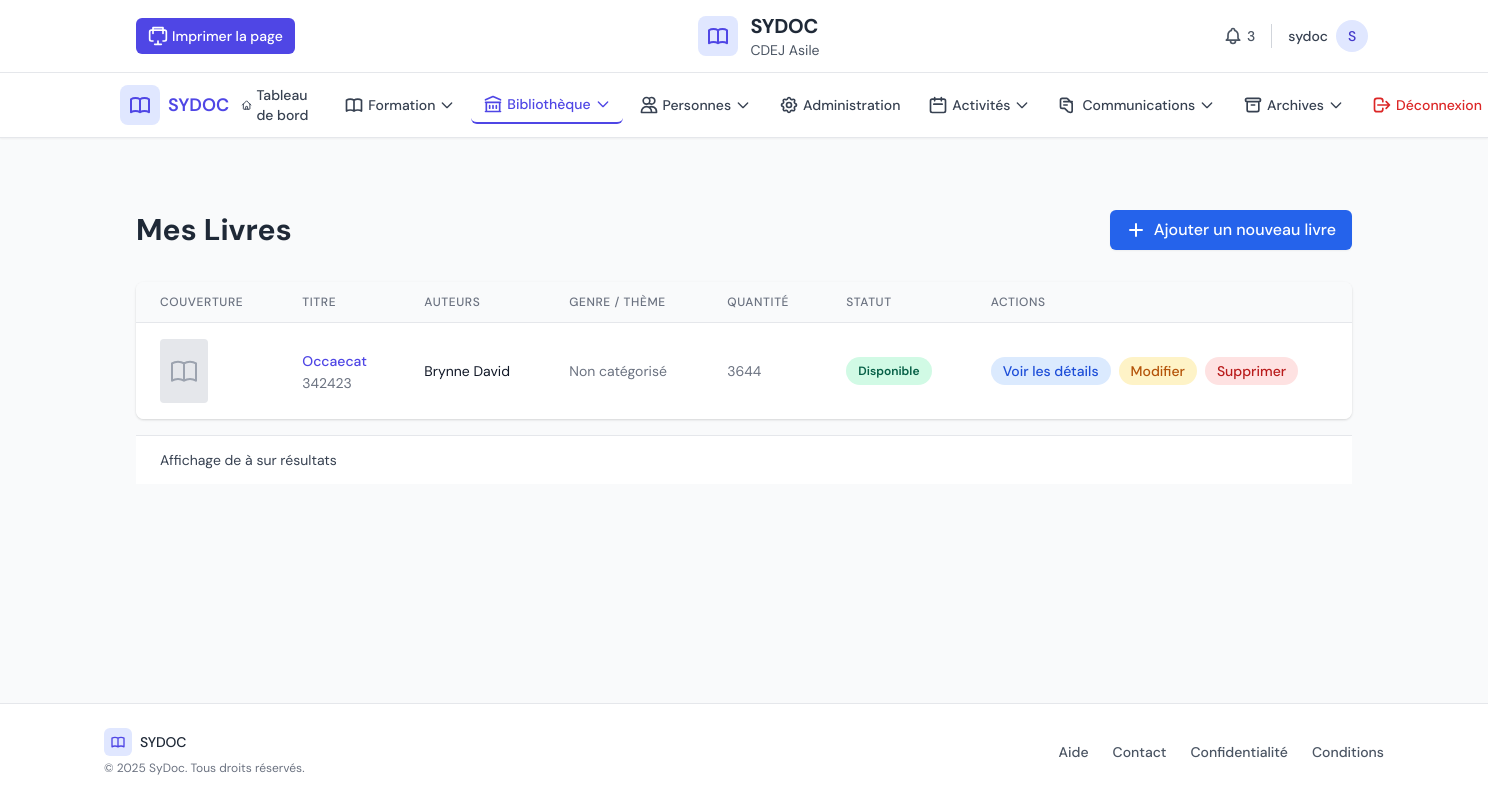
/center/books/ (signed in), run on an earlier commit of the app's database.
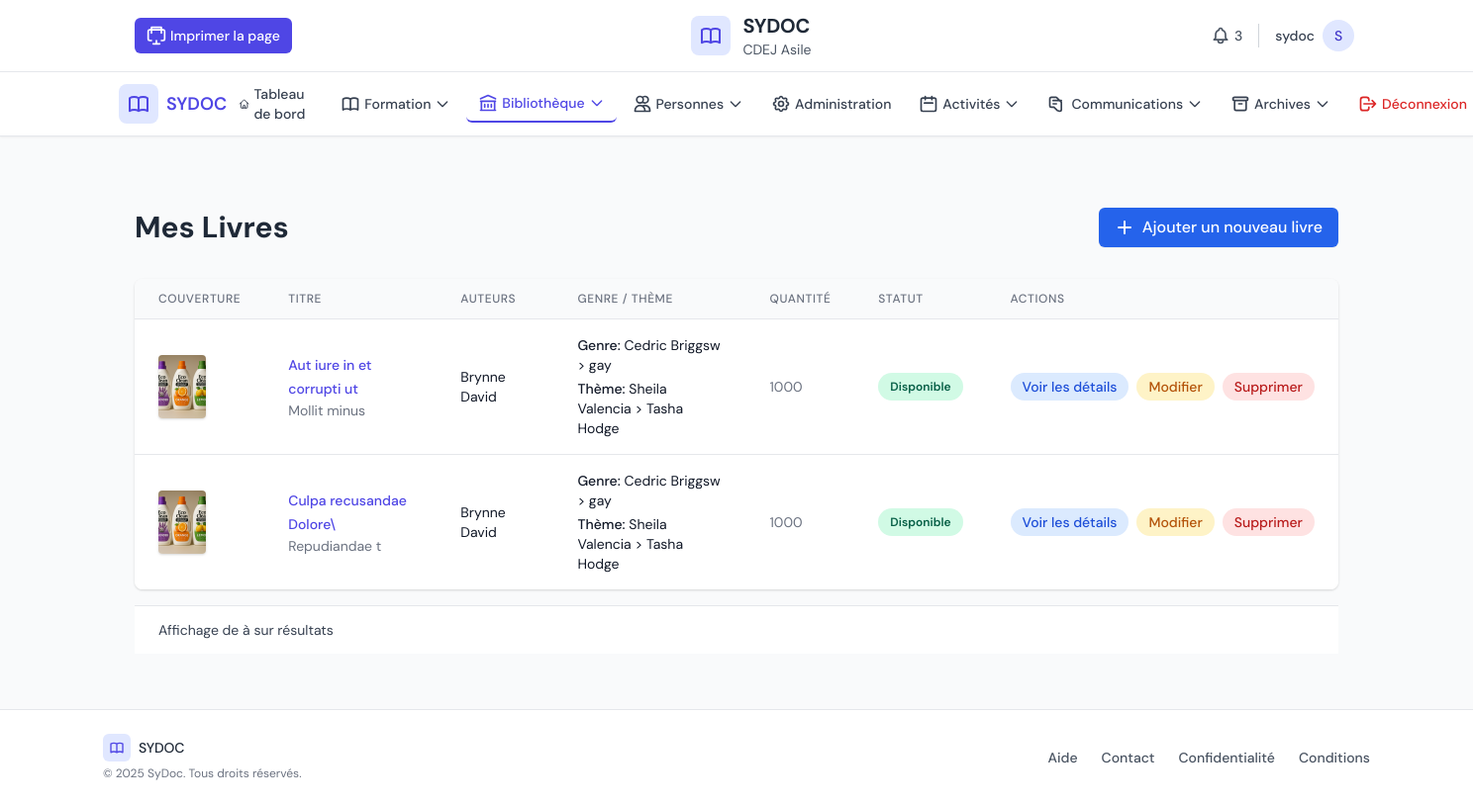
And on a later commit of the database.
### core/models.py (models this page shows, shortened)
class Book(models.Model):
    STATUS_CHOICES = [
        ('available', 'Disponible'),
        ('on_loan', 'En Prêt'),
        ('damaged', 'Endommagé'),
        ('lost', 'Perdu'),
    ]
    documentation_center = models.ForeignKey(DocumentationCenter, on_delete=models.CASCADE, related_name='books', verbose_name='Centre de Documentation')
    title = models.CharField(max_length=255, verbose_name='Titre')
    isbn = models.CharField(max_length=13, unique=True, blank=True, null=True, verbose_name='ISBN')
    publication_date = models.DateField(null=True, blank=True, verbose_name='Date de Publication')
    literary_genre = models.ForeignKey(LiteraryGenre, on_delete=models.SET_NULL, null=True, blank=True,
                                         verbose_name='Genre Littéraire')
    sub_genre = models.ForeignKey(SubGenre, on_delete=models.SET_NULL, null=True, blank=True,
                                    verbose_name='Sous-Genre')
    theme = models.ForeignKey(Theme, on_delete=models.SET_NULL, null=True, blank=True,
                                verbose_name='Thème Principal')
    sub_theme = models.ForeignKey(SousTheme, on_delete=models.SET_NULL, null=True, blank=True,
                                     verbose_name='Sous-Thème')
    authors = models.ManyToManyField(Author, related_name='books', verbose_name='Auteurs')
    description = models.TextField(blank=True, verbose_name='Description')
    is_digital = models.BooleanField(default=False, verbose_name='Est Numérique')
    file_upload = models.FileField(upload_to='books/digital/', blank=True, null=True, verbose_name='Fichier Numérique (PDF, EPUB, etc.)')
    pages = models.IntegerField(null=True, blank=True, verbose_name='Nombre de Pages')
    quantity_available = models.IntegerField(default=1, verbose_name='Quantité Disponible (Physique)')
    total_quantity = models.IntegerField(default=1, verbose_name='Quantité Totale (Physique)')
    acquisition_date = models.DateField(default=timezone.now, verbose_name='Date d\'Acquisition')
    cover_image = models.ImageField(upload_to='books/covers/', blank=True, null=True, verbose_name='Image de Couverture')
    status = models.CharField(max_length=50, choices=STATUS_CHOICES, default='available', verbose_name='Statut')
    price = models.DecimalField(max_digits=10, decimal_places=2, null=True, blank=True, verbose_name='Prix (Gourdes)')
    language = models.ForeignKey(Language, on_delete=models.SET_NULL, null=True, blank=True, verbose_name='Langue')
    minimum_age_required = models.PositiveIntegerField(default=0, verbose_name='Âge Minimum Requis')
    has_volumes = models.BooleanField(default=False, verbose_name='Possède des Tomes')
    volume_count = models.PositiveIntegerField(default=0, verbose_name='Nombre de Tomes')
    class Meta:
        verbose_name = 'Livre/Ouvrage'
        verbose_name_plural = 'Livres/Ouvrages'
        unique_together = ('documentation_center', 'title', 'publication_date')
        ordering = ['title']

class Author(models.Model):
    first_name = models.CharField(max_length=100, verbose_name='Prénom')
    last_name = models.CharField(max_length=100, verbose_name='Nom')
    biography = models.TextField(blank=True, verbose_name='Biographie')
    date_of_birth = models.DateField(null=True, blank=True, verbose_name='Date de Naissance')
    date_of_death = models.DateField(null=True, blank=True, verbose_name='Date de Décès')
    class Meta:
        verbose_name = 'Auteur'
        verbose_name_plural = 'Auteurs'
        ordering = ['last_name', 'first_name']
    @property
    def full_name(self):
        return f"{self.first_name} {self.last_name}"

class LiteraryGenre(models.Model):
    name = models.CharField(max_length=100, unique=True, verbose_name='Nom du Genre Littéraire')
    description = models.TextField(blank=True, verbose_name='Description')
    class Meta:
        verbose_name = 'Genre Littéraire'
        verbose_name_plural = 'Genres Littéraires'
        ordering = ['name']

class SubGenre(models.Model):
    genre = models.ForeignKey(LiteraryGenre, on_delete=models.CASCADE, related_name='sous_genres',
                            verbose_name='Genre Littéraire')
    name = models.CharField(max_length=100, verbose_name='Nom du Sous-Genre')
    description = models.TextField(blank=True, verbose_name='Description')
    class Meta:
        verbose_name = 'Sous-Genre'
        verbose_name_plural = 'Sous-Genres'
        ordering = ['genre__name', 'name']
        unique_together = ('genre', 'name')

class Theme(models.Model):
    name = models.CharField(max_length=100, unique=True, verbose_name='Nom du Thème')
    description = models.TextField(blank=True, verbose_name='Description')
    class Meta:
        verbose_name = 'Thème'
        verbose_name_plural = 'Thèmes'
        ordering = ['name']

class SousTheme(models.Model):
    theme = models.ForeignKey(Theme, on_delete=models.CASCADE, related_name='sous_themes',
                            verbose_name='Thème Principal')
    name = models.CharField(max_length=100, verbose_name='Nom du Sous-Thème')
    description = models.TextField(blank=True, verbose_name='Description')
    class Meta:
        verbose_name = 'Sous-Thème'
        verbose_name_plural = 'Sous-Thèmes'
        ordering = ['theme__name', 'name']
        unique_together = ('theme', 'name')

### center_panel/views.py (the view)
# urls.py: path('books/', views.center_book_list, name='books'),
@login_required
def center_book_list(request):
    try:
        current_center = DocumentationCenter.objects.first() # For dev purposes
        if not current_center:
            messages.error(request, "Aucun centre de documentation trouvé pour l'utilisateur actuel.")
            return redirect('admin:index')
    except DocumentationCenter.DoesNotExist:
        messages.error(request, "Votre compte n'est associé à aucun centre de documentation.")
        return redirect('login')
    books = Book.objects.filter(documentation_center=current_center).order_by('title')
    context = {
        'current_center': current_center,
        'books': books
    }
    return render(request, 'center_panel/books.html', context)

### center_panel/templates/center_panel/books.html (shortened to what the changed rows need)
{% extends 'center_panel/base.html' %}
{% block content %}
<div class="container mx-auto px-4 py-8">
    <div class="flex justify-between items-center mb-8">
        <h1 class="text-2xl md:text-3xl font-bold text-gray-800">Mes Livres</h1>
    </div>
    {% if books %}
    <div class="overflow-x-auto bg-white rounded-lg shadow">
        <table id="books-table" class="min-w-full divide-y divide-gray-200" data-datatable>
            <thead class="bg-gray-50">
                <tr>
                    <th scope="col" class="px-6 py-3 text-left text-xs font-medium text-gray-500 uppercase tracking-wider">Couverture</th>
                    <th scope="col" class="px-6 py-3 text-left text-xs font-medium text-gray-500 uppercase tracking-wider">Titre</th>
                    <th scope="col" class="px-6 py-3 text-left text-xs font-medium text-gray-500 uppercase tracking-wider">Auteurs</th>
                    <th scope="col" class="px-6 py-3 text-left text-xs font-medium text-gray-500 uppercase tracking-wider">Genre / Thème</th>
                    <th scope="col" class="px-6 py-3 text-left text-xs font-medium text-gray-500 uppercase tracking-wider">Quantité</th>
                    <th scope="col" class="px-6 py-3 text-left text-xs font-medium text-gray-500 uppercase tracking-wider">Statut</th>
                    <th scope="col" class="px-6 py-3 text-left text-xs font-medium text-gray-500 uppercase tracking-wider">Actions</th>
                </tr>
            </thead>
            <tbody class="bg-white divide-y divide-gray-200">
                {% for book in books %}
                <tr class="hover:bg-gray-50">
                    <td class="px-6 py-4 whitespace-nowrap">
                        {% if book.cover_image %}
                            <img src="{{ book.cover_image.url }}" alt="{{ book.title }}" class="h-16 w-12 object-cover rounded shadow">
                        {% else %}
                            <div class="h-16 w-12 bg-gray-200 flex items-center justify-center rounded">
                            </div>
                        {% endif %}
                    </td>
                    <td class="px-6 py-4">
                        <a href="{% url 'center_panel:book_detail' book.id %}" class="text-sm font-medium text-indigo-600 hover:text-indigo-900">{{ book.title }}</a>
                        <div class="text-sm text-gray-500">{{ book.isbn|default:"N/A" }}</div>
                    </td>
                    <td class="px-6 py-4">
                        <div class="text-sm text-gray-900">
                            {% if book.authors.all %}
                                {% for author in book.authors.all %}
                                    {{ author.full_name }}{% if not forloop.last %}, {% endif %}
                                {% endfor %}
                            {% else %}
                                Auteur inconnu
                            {% endif %}
                        </div>
                    </td>
                    <td class="px-6 py-4">
                        <div class="text-sm text-gray-900">
                            {% if book.literary_genre %}
                                <div><span class="font-medium">Genre:</span> {{ book.literary_genre.name }}{% if book.sub_genre %} > {{ book.sub_genre.name }}{% endif %}</div>
                            {% endif %}
                            {% if book.theme %}
                                <div class="mt-1"><span class="font-medium">Thème:</span> {{ book.theme.name }}{% if book.sub_theme %} > {{ book.sub_theme.name }}{% endif %}</div>
                            {% endif %}
                            {% if not book.literary_genre and not book.theme %}
                                <span class="text-gray-500">Non catégorisé</span>
                            {% endif %}
                        </div>
                    </td>
                    <td class="px-6 py-4 whitespace-nowrap">
                        <div class="text-sm text-gray-500">{{ book.total_quantity }}</div>
                    </td>
                    <td class="px-6 py-4 whitespace-nowrap">
                        {% if book.is_archived %}
                            <span class="px-3 py-1 inline-flex text-xs leading-5 font-semibold rounded-full bg-gray-100 text-gray-800">
                                Archivé
                            </span>
                        {% else %}
                            <span class="px-3 py-1 inline-flex text-xs leading-5 font-semibold rounded-full bg-green-100 text-green-800">
                                Disponible
                            </span>
                        {% endif %}
                    </td>
                    <td class="px-6 py-4 whitespace-nowrap text-right text-sm font-medium">
                        <div class="flex space-x-2">
                            <a href="{% url 'center_panel:book_detail' book.id %}" class="bg-blue-100 hover:bg-blue-200 text-blue-700 px-3 py-1 rounded-full text-sm font-medium">Voir les détails</a>
                            <a href="{% url 'center_panel:edit_book' book.id %}" class="bg-yellow-100 hover:bg-yellow-200 text-yellow-700 px-3 py-1 rounded-full text-sm font-medium">Modifier</a>
                            <a href="{% url 'center_panel:delete_book' book.id %}" class="bg-red-100 hover:bg-red-200 text-red-700 px-3 py-1 rounded-full text-sm font-medium">Supprimer</a>
                        </div>
                    </td>
                </tr>
                {% endfor %}
            </tbody>
        </table>
    </div>
    {% endif %}
</div>
{% endblock %}

What changed in the data, as far as the page shows it:
removed Book: title "Occaecat", isbn "342423", shows "Non catégorisé", total_quantity "3644", Author (full_name "Brynne David")
added Book: cover_image (picture), title "Aut iure in et corrupti ut", isbn "Mollit minus", literary_genre.name "Cedric Briggsw", sub_genre.name "gay", theme.name "Sheila Valencia", sub_theme.name "Tasha Hodge", total_quantity "1000", Author (full_name "Brynne David")
added Book: cover_image (picture), title "Culpa recusandae Dolore\\", isbn "Repudiandae t", literary_genre.name "Cedric Briggsw", sub_genre.name "gay", theme.name "Sheila Valencia", sub_theme.name "Tasha Hodge", total_quantity "1000", Author (full_name "Brynne David")
